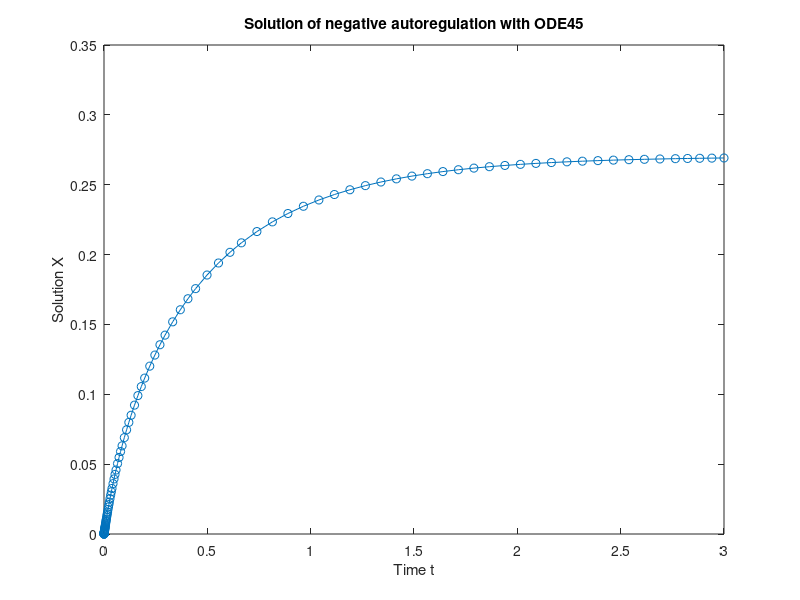

MATLAB code to generate this figure:
%% Negative autoregulation
% Negative autoregulation (NAR) is one of the simplest network motifs in
% E.coli. In NAR a transcription factor (TF) represses its own
% transcription. 

% Model class for NAR


% Definition of Parameters
n = 1;
K = 0.1;
a = 1;
b = 1;
tspan = [0 3];
X0=0;


% ODE NAR
%dX/dt = b*(1/(1+(X/K)^n))-a*X;
%y = dsolve((diff(X)==b*(1/(1+(X/K)^n))-a*X));
[t,X] = ode45(@(t,X) b*(1/(1+(X/K)^n))-a*X, tspan, X0);
plot(t,X,'-o')
title('Solution of negative autoregulation with ODE45');
xlabel('Time t');
ylabel('Solution X');
